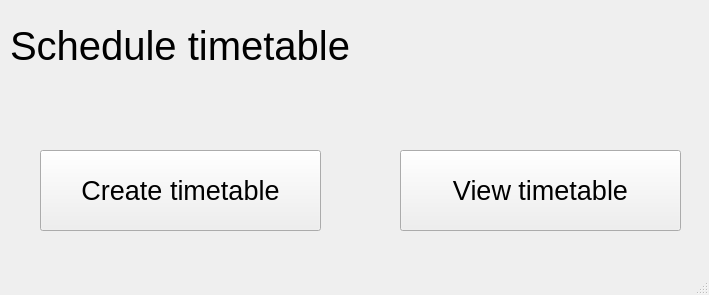
<?xml version="1.0" encoding="UTF-8"?>
<ui version="4.0">
 <class>IntialScreen</class>
 <widget class="QMainWindow" name="IntialScreen">
  <property name="geometry">
   <rect>
    <x>0</x>
    <y>0</y>
    <width>709</width>
    <height>295</height>
   </rect>
  </property>
  <property name="windowTitle">
   <string>MainWindow</string>
  </property>
  <widget class="QWidget" name="centralwidget">
   <widget class="QLabel" name="Title">
    <property name="geometry">
     <rect>
      <x>10</x>
      <y>20</y>
      <width>451</width>
      <height>51</height>
     </rect>
    </property>
    <property name="font">
     <font>
      <pointsize>30</pointsize>
     </font>
    </property>
    <property name="text">
     <string>Schedule timetable</string>
    </property>
   </widget>
   <widget class="QPushButton" name="Createtimetable">
    <property name="geometry">
     <rect>
      <x>40</x>
      <y>150</y>
      <width>281</width>
      <height>81</height>
     </rect>
    </property>
    <property name="font">
     <font>
      <pointsize>20</pointsize>
     </font>
    </property>
    <property name="text">
     <string>Create timetable</string>
    </property>
   </widget>
   <widget class="QPushButton" name="Viewtimetable">
    <property name="geometry">
     <rect>
      <x>400</x>
      <y>150</y>
      <width>281</width>
      <height>81</height>
     </rect>
    </property>
    <property name="font">
     <font>
      <pointsize>20</pointsize>
     </font>
    </property>
    <property name="text">
     <string>View timetable</string>
    </property>
   </widget>
   <widget class="QLabel" name="label">
    <property name="geometry">
     <rect>
      <x>500</x>
      <y>20</y>
      <width>101</width>
      <height>111</height>
     </rect>
    </property>
    <property name="text">
     <string>&lt;html&gt;&lt;head/&gt;&lt;body&gt;&lt;p&gt;&lt;img src=&quot;:/1/C:/Users/hshi20/Desktop/2.jpg&quot;/&gt;&lt;/p&gt;&lt;/body&gt;&lt;/html&gt;</string>
    </property>
    <property name="scaledContents">
     <bool>true</bool>
    </property>
   </widget>
  </widget>
  <widget class="QMenuBar" name="menubar">
   <property name="geometry">
    <rect>
     <x>0</x>
     <y>0</y>
     <width>709</width>
     <height>26</height>
    </rect>
   </property>
  </widget>
  <widget class="QStatusBar" name="statusbar"/>
 </widget>
 <resources>
  <include location="Logo.qrc"/>
 </resources>
 <connections/>
</ui>
